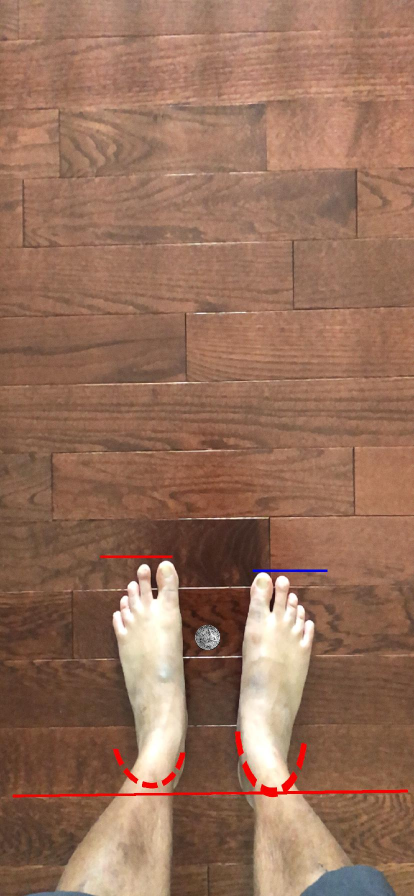
#> input picture size-of-objects/images/kumar.jpg, 828 x 1792 px, found by its file name (shown at 1/2 size)
$ python seg_colorspace_hsv.py
#> lines starting #> are read from the running program, lines starting #| are printed output that depends on the picture; after the words box and inside, x2 and y2 are one past the last pixel; in counts of white or black regions, pixels touching at a corner belong together
#> further down, image_path is the input picture: shape (1792, 828, 3); mean B, G, R 90.8, 111.7, 150.4
import numpy as np
import cv2

# this code hsv used to properly mask the coin
def findCircles(image):
    hsv = cv2.cvtColor(image, cv2.COLOR_BGR2HSV)
#> hsv: shape (1792, 828, 3); mean H, S, V 12, 106, 150.7

    # For color space
    # make array for final values

    gray = cv2.cvtColor(image, cv2.COLOR_BGR2HSV)
    # gray = cv2.cvtColor(image, cv2.COLOR_BGR2GRAY)
    # generate edges using canny edge detector
    # edges = canny(gray, sigma=3, low_threshold=10, high_threshold=50)

    # For color space
    # make array for final values
    HSVLOW = np.array([0, 0, 0])
    HSVHIGH = np.array([179, 31, 225])

    # apply the range on a mask
    mask = cv2.inRange(gray, HSVLOW, HSVHIGH)
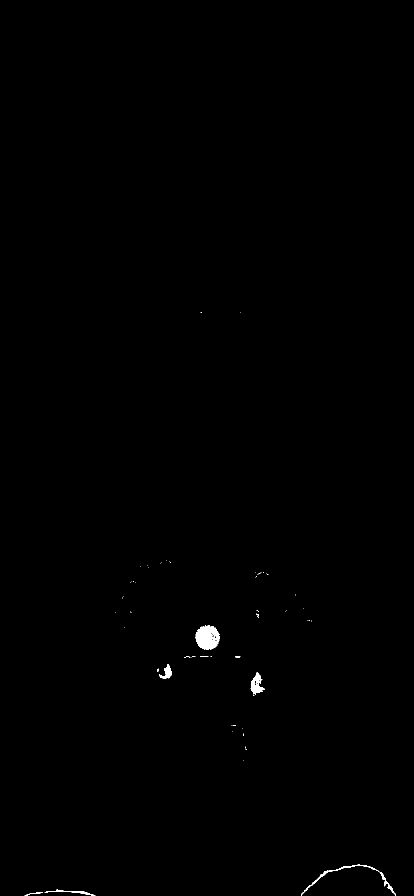
#> mask: shape (1792, 828) (shown at 1/2 size); 0.26% white; 57 white regions (49 under 20 px), largest, box (x1, y1, x2, y2) and area: (391, 1250, 440, 1300) 1634, (602, 1729, 792, 1792) 702, (501, 1345, 529, 1389) 646
    maskedFrame = cv2.bitwise_and(image, image, mask=mask)

    img_gray_blur = cv2.medianBlur(mask, 5)
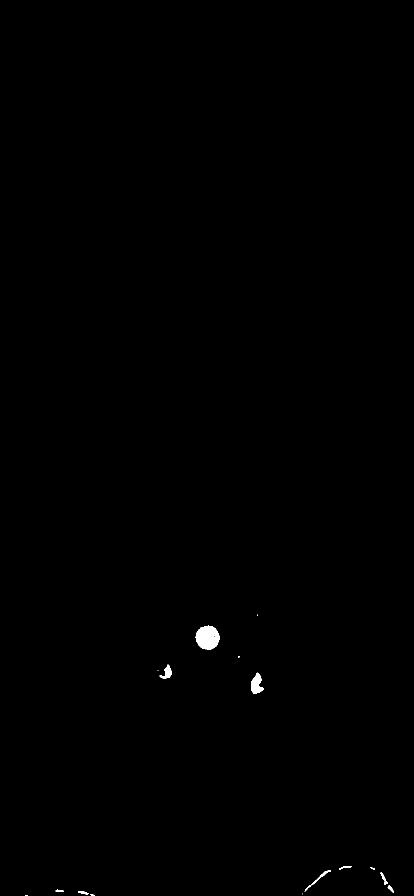
#> img_gray_blur: shape (1792, 828) (shown at 1/2 size); 0.23% white; 16 white regions (5 under 20 px), largest, box (x1, y1, x2, y2) and area: (391, 1251, 439, 1299) 1769, (502, 1345, 528, 1388) 665, (319, 1329, 344, 1358) 330
    # img_gray_blur = cv2.cvtColor(img_gray_blur, cv2.COLOR_BGR2GRAY)
    img_gray_blur  = cv2.Canny(img_gray_blur,threshold1=10, threshold2=50)
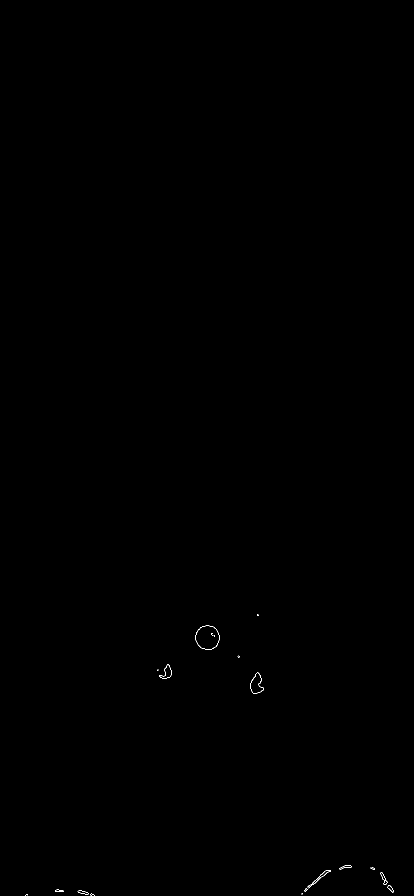
#> img_gray_blur: shape (1792, 828) (shown at 1/2 size); 0.06% white in thin lines or dots, all inside (x1, y1, x2, y2) = (50, 1228, 788, 1792)
    circles = cv2.HoughCircles(img_gray_blur, cv2.HOUGH_GRADIENT, 1.2, 20,
                               param1=10, param2=20, minRadius=10, maxRadius=40)
#> circles = [[415.8, 1276.2, 24.04], [329.4, 1344.6, 13.12]]

    if circles is not None:
        circles = np.uint16(np.around(circles))
#> circles = [[416, 1276, 24], [329, 1345, 13]]

        for i in circles[0, :]:
            # draw the outer circle
            cv2.circle(image, (i[0], i[1]), i[2], (255, 0, 0), 2)

            # draw the center of the circle
            cv2.circle(image, (i[0], i[1]), 2, (0, 255, 0), 5)
            cv2.namedWindow('image', cv2.WINDOW_NORMAL)
            result = cv2.resize(image, (800, 800))
            cv2.imshow('image', result)
            key = cv2.waitKey(0)  # pauses for 3 seconds before fetching next image
            if key == 27:  # if ESC is pressed, exit loop
                cv2.destroyAllWindows()
                break
            print('Done')
#> this loop made 1 pass; (key Esc is pressed on pass 1)
#> pass 1, in findCircles, `result = cv2.resize(image, (800, 800))`:
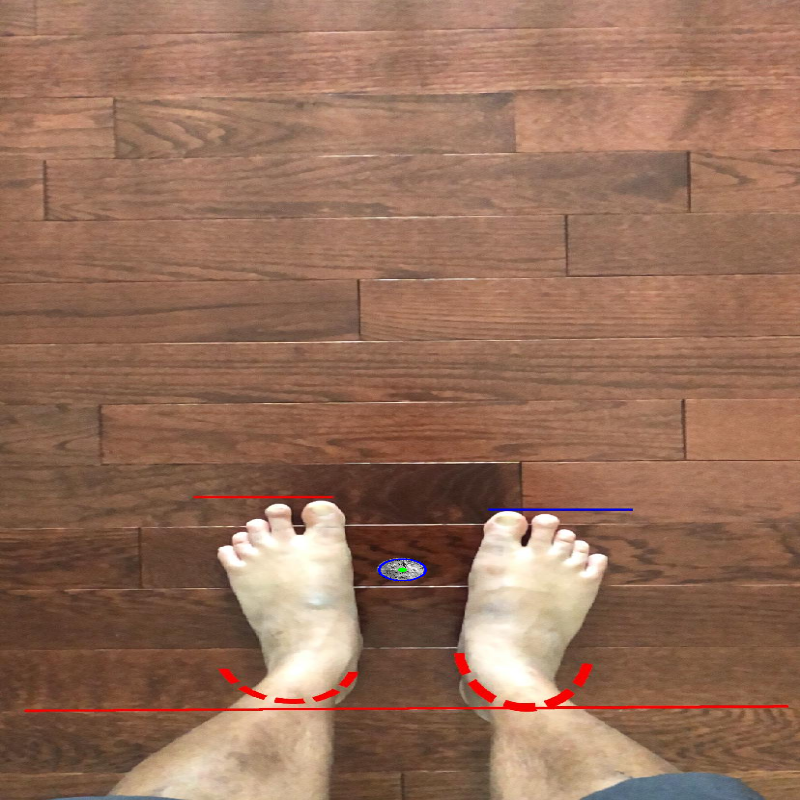
#> result: shape (800, 800, 3); mean B, G, R 90.7, 111.6, 150.3
#> after the loop: image: shape (1792, 828, 3); 0.04% of pixels changed, all inside (x1, y1, x2, y2) = (391, 1251, 442, 1302)
    return


# Initialize webcam, cap is the object provided by VideoCapture
# It contains a boolean indicating if it was sucessful (ret)
# It also contains the images collected from the webcam (frame)
image_path = cv2.imread(
    '../size-of-objects/images/cropped/kumar.jpg')

frame = image_path
#    cv2.imshow('Our Live Sketcher', sketch(frame))
findCircles(frame)
print('----Final-----')
# Release camera and close windows
cv2.destroyAllWindows()

$ run again, with size-of-objects/images/balcony_coin1.jpg copied over size-of-objects/images/kumar.jpg
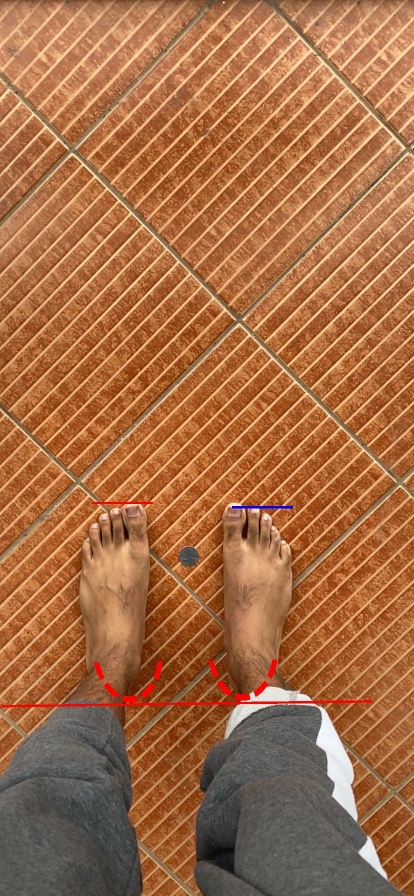
#> input picture size-of-objects/images/balcony_coin1.jpg, 828 x 1792 px, found by its file name (shown at 1/2 size)
#> image_path is the input picture: shape (1792, 828, 3); mean B, G, R 69.5, 108.6, 165
#> hsv: shape (1792, 828, 3); mean H, S, V 16.1, 143.7, 165.2
#> in findCircles, `mask = cv2.inRange(gray, HSVLOW, HSVHIGH)`:
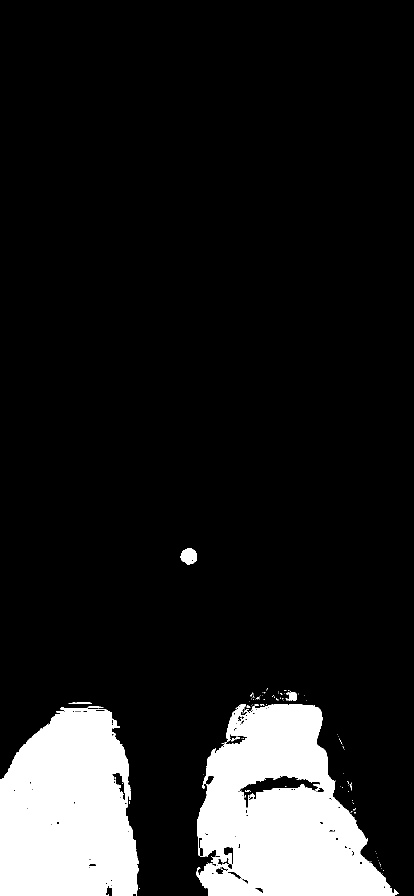
#> mask: shape (1792, 828) (shown at 1/2 size); 12.6% white; 108 white regions (98 under 20 px), largest, box (x1, y1, x2, y2) and area: (392, 1409, 798, 1792) 98546, (0, 1413, 277, 1792) 87157, (361, 1096, 394, 1129) 810
#> in findCircles, `circles = cv2.HoughCircles(img_gray_blur, cv2.HOUGH_GRADIENT, 1.2, 20,..`: circles = 23 rows, first 8: [378.6, 1113, 16.24], [438.6, 1757.4, 37.96], [493.8, 1446.6, 36.64], [431.4, 1698.6, 35.32], [222.6, 1587, 39.28], [473.4, 1452.6, 19.48], [618.6, 1536.6, 37.96], [484.2, 1422.6, 13.48]
#> in findCircles, `circles = np.uint16(np.around(circles))`: circles = 23 rows, first 8: [379, 1113, 16], [439, 1757, 38], [494, 1447, 37], [431, 1699, 35], [223, 1587, 39], [473, 1453, 19], [619, 1537, 38], [484, 1423, 13]
#> the loop in findCircles, `for i in circles[0, :]:` made 1 pass; (key Esc is pressed on pass 1)
#> pass 1, in findCircles, `result = cv2.resize(image, (800, 800))`:
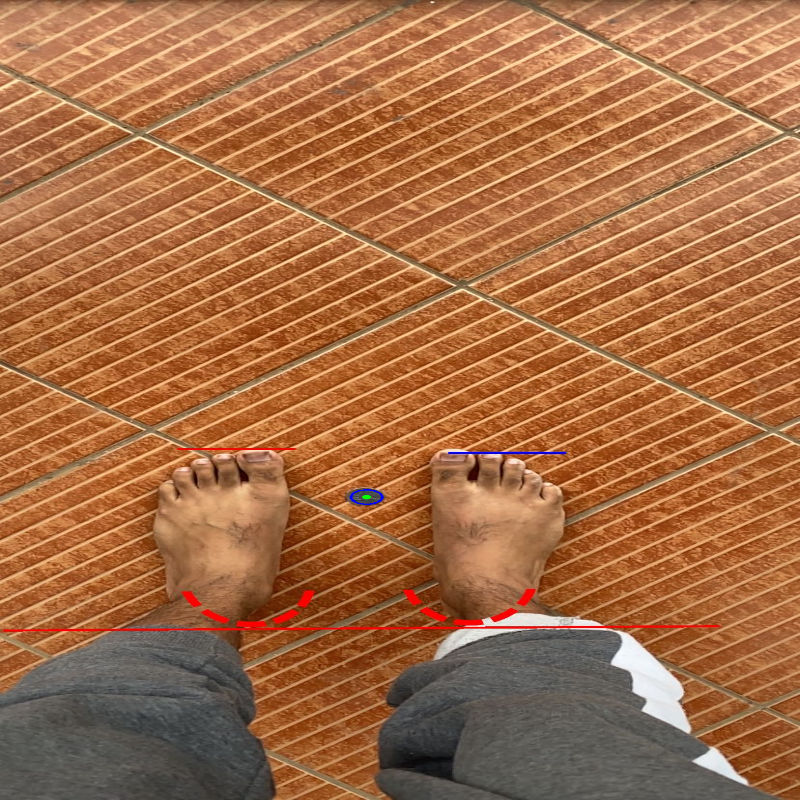
#> result: shape (800, 800, 3); mean B, G, R 69.4, 108.4, 164.8
